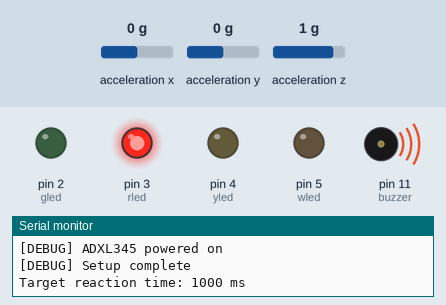
Recording of a sketch running on a simulated Arduino Uno, built with avr-gcc and run on an emulated ATmega328P. On the bench: output pins drawn as LEDs (lit = HIGH), buzzer (waves = sounding, pin HIGH), the last lines printed to the serial monitor. The inputs (shaded band) are chosen by the test bench; at power-on: acceleration x 0 g, acceleration y 0 g, acceleration z 1 g. Random numbers use the default seed unless the sketch sets one.

Above: at 5.1 s.
5.2 s: acceleration x set to -0.2 g
6.7 s: acceleration x set to -0.5 g
At 7.7 s:
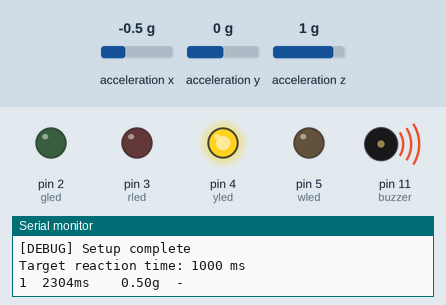
At 9.9 s:
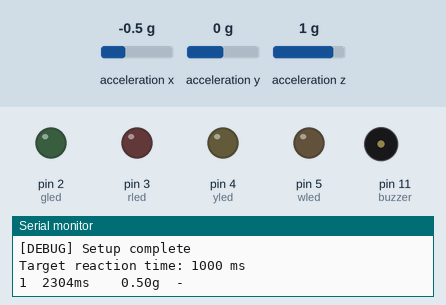
Timing chart, 0 to 15.7 s (numbered marks = the images above; inputs shaded):
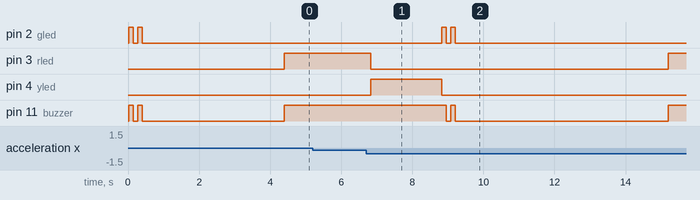

Measured:
- the behaviour switches between -0.3 and -0.4 g on acceleration x (found by bisection; images 0 and 1)
- after the input at 5.2 s, every drawn part: stays the same
- after the input at 6.7 s, pin 2 (gled): alternates HIGH for 0.13 s and LOW for 0.13 s, 4 changes in all, then stays LOW, starting after 2.1 s; pin 3 (rled): HIGH → LOW after 0.13 s, → HIGH 8.4 s later
- by itself, pin 2 (gled): alternates HIGH for 0.13 s and LOW for 0.13 s, 4 changes in all, then stays LOW

The sketch:

reflexTrainer.ino
```cpp
#include <Wire.h>
#include <SPI.h>
#include <SparkFun_ADXL345.h>

const short int gled = 2;
const short int rled = 3;
const short int yled = 4;
const short int wled = 5;
const short int buzzer = 11;

const short int bdelay = 125; // delay for led blinks at reset
const short int tdelay = 2000; // delay for state transition
const short int rdelay = 2000; // indicates when to strike
const short int bzz = 127; // buzz tone for buzzer

boolean hit = false; // hit detect
const short int hitdelay = 100; // read values for this long to determine acceleration
long t0; // time now
long t1; // reaction time
long treact = 1000; // reaction time goal in ms
int kicknum = 1;

// in my basement, adxl at rest with pins going down into breadboard, z = -33
// when flipped over, z = 31
// 1G: z = -33, -1G: z = +31
// so a 2G difference is 64
// and a G difference is 32.
double gforce = 32;

int i = 0; // for loop iteration
double biggest; // to find biggest impact force

// wiring setup is the i2c configuration here:
// https://learn.sparkfun.com/tutorials/adxl345-hookup-guide

ADXL345 adxl = ADXL345();             // USE FOR I2C COMMUNICATION
int ix,iy,iz; // initial values at start of loop
int fx,fy,fz; // values read while waiting for hit

void setup() {
  pinMode(gled, OUTPUT);
  pinMode(rled, OUTPUT);
  pinMode(yled, OUTPUT);
  pinMode(wled, OUTPUT);
  pinMode(buzzer, OUTPUT);

  // adxl345
  Serial.begin(9600);                 // Start the serial terminal
  //Serial.println("SparkFun ADXL345 Accelerometer Hook Up Guide Example");
  //Serial.println();

  adxl.powerOn();                     // Power on the ADXL345
  Serial.println("[DEBUG] ADXL345 powered on");
  adxl.setRangeSetting(16);           // Give the range settings
                                      // Accepted values are 2g, 4g, 8g or 16g
                                      // Higher Values = Wider Measurement Range
                                      // Lower Values = Greater Sensitivity

  adxl.setSpiBit(0);                  // Configure the device to be in 4 wire SPI mode when set to '0' or 3 wire SPI mode when set to 1
                                      // Default: Set to 1
                                      // SPI pins on the ATMega328: 11, 12 and 13 as reference in SPI Library

  adxl.setActivityXYZ(1, 0, 0);       // Set to activate movement detection in the axes "adxl.setActivityXYZ(X, Y, Z);" (1 == ON, 0 == OFF)
  adxl.setActivityThreshold(75);      // 62.5mg per increment   // Set activity   // Inactivity thresholds (0-255)

  adxl.setInactivityXYZ(1, 0, 0);     // Set to detect inactivity in all the axes "adxl.setInactivityXYZ(X, Y, Z);" (1 == ON, 0 == OFF)
  adxl.setInactivityThreshold(75);    // 62.5mg per increment   // Set inactivity // Inactivity thresholds (0-255)
  adxl.setTimeInactivity(10);         // How many seconds of no activity is inactive?

  adxl.setTapDetectionOnXYZ(0, 0, 1); // Detect taps in the directions turned ON "adxl.setTapDetectionOnX(X, Y, Z);" (1 == ON, 0 == OFF)

  // Set values for what is considered a TAP and what is a DOUBLE TAP (0-255)
  adxl.setTapThreshold(50);           // 62.5 mg per increment
  adxl.setTapDuration(15);            // 625 μs per increment
  adxl.setDoubleTapLatency(80);       // 1.25 ms per increment
  adxl.setDoubleTapWindow(200);       // 1.25 ms per increment

  // Set values for what is considered FREE FALL (0-255)
  adxl.setFreeFallThreshold(7);       // (5 - 9) recommended - 62.5mg per increment
  adxl.setFreeFallDuration(30);       // (20 - 70) recommended - 5ms per increment

  // Setting all interupts to take place on INT1 pin
  //adxl.setImportantInterruptMapping(1, 1, 1, 1, 1);     // Sets "adxl.setEveryInterruptMapping(single tap, double tap, free fall, activity, inactivity);"
                                                        // Accepts only 1 or 2 values for pins INT1 and INT2. This chooses the pin on the ADXL345 to use for Interrupts.
                                                        // This library may have a problem using INT2 pin. Default to INT1 pin.

  // Turn on Interrupts for each mode (1 == ON, 0 == OFF)
  adxl.InactivityINT(1);
  adxl.ActivityINT(1);
  adxl.FreeFallINT(1);
  adxl.doubleTapINT(1);
  adxl.singleTapINT(1);

//attachInterrupt(digitalPinToInterrupt(interruptPin), ADXL_ISR, RISING);   // Attach Interrupt
  Serial.println("[DEBUG] Setup complete");
  Serial.print("\nTarget reaction time: ");
  Serial.print(treact);
  Serial.println(" ms");
}

void loop() {
  // reset states
  hit = false;
  digitalWrite(gled, LOW);
  digitalWrite(rled, LOW);
  digitalWrite(yled, LOW);
  digitalWrite(wled, LOW);

  adxl.readAccel(&ix, &iy, &iz);         // Read the accelerometer values and store them in variables declared above x,y,z
  digitalWrite(gled, HIGH);
  digitalWrite(buzzer, HIGH);
  delay(bdelay);
  digitalWrite(gled, LOW);
  digitalWrite(buzzer, LOW);
  delay(bdelay);
  digitalWrite(gled, HIGH);
  digitalWrite(buzzer, HIGH);
  delay(bdelay);
  digitalWrite(gled, LOW);
  digitalWrite(buzzer, LOW);
  delay(tdelay);

  delay(random(0,5)*1000); // delay 0 to 5 seconds after tdelay
  digitalWrite(rled, HIGH);
  digitalWrite(buzzer, HIGH);
  t0 = millis(); // mark time now to measure reaction time

  while (!hit) {
    adxl.readAccel(&fx, &fy, &fz);         // Read the accelerometer values and store them in variables declared above x,y,z
    double disp = sqrt( pow(fx-ix,2.0) + pow(fy-iy, 2.0) + pow(fz-iz, 2.0));  // calculate displacement from rest
    if (disp > 10.0) {
      t1 = millis() - t0;
      biggest = disp;

      for (i = 0; i < hitdelay; i++) { // find biggest acceleration experienced in next [hitdelay] ms
        adxl.readAccel(&fx, &fy, &fz);
        disp = sqrt( pow(fx-ix,2.0) + pow(fy-iy, 2.0) + pow(fz-iz, 2.0));
        if (disp > biggest) {
          biggest = disp;
        }
      }

      Serial.print(kicknum++);
      Serial.print("\t");
      Serial.print(t1);
      Serial.print("ms");
      Serial.print("\t\t");
      Serial.print(biggest/gforce); // debug
      Serial.print("g\t");
      if (t1 < treact) {
        digitalWrite(wled, HIGH);
        Serial.println("X");
      }
      else {
        Serial.println("-");
      }
      hit = true;
      digitalWrite(yled, HIGH);
      digitalWrite(rled, LOW);

      delay(tdelay);
    }
  } // end hit detection loop


  // Output Results to Serial
  /*
  Serial.print(x);
  Serial.print(", ");
  Serial.print(y);
  Serial.print(", ");
  Serial.println(z);
  */

  //ADXL_ISR();

}

/********************* ISR *********************/
/* Look for Interrupts and Triggered Action    */
void ADXL_ISR() {

  // getInterruptSource clears all triggered actions after returning value
  // Do not call again until you need to recheck for triggered actions
  byte interrupts = adxl.getInterruptSource();

  // Free Fall Detection
  if(adxl.triggered(interrupts, ADXL345_FREE_FALL)){
    Serial.println("*** FREE FALL ***");
    //add code here to do when free fall is sensed
  }

  // Inactivity
  if(adxl.triggered(interrupts, ADXL345_INACTIVITY)){
    Serial.println("*** INACTIVITY ***");
     //add code here to do when inactivity is sensed
  }

  // Activity
  if(adxl.triggered(interrupts, ADXL345_ACTIVITY)){
    Serial.println("*** ACTIVITY ***");
     //add code here to do when activity is sensed
  }

  // Double Tap Detection
  if(adxl.triggered(interrupts, ADXL345_DOUBLE_TAP)){
    Serial.println("*** DOUBLE TAP ***");
     //add code here to do when a 2X tap is sensed
  }

  // Tap Detection
  if(adxl.triggered(interrupts, ADXL345_SINGLE_TAP)){
    Serial.println("*** TAP ***");
     //add code here to do when a tap is sensed
  }
}
```
